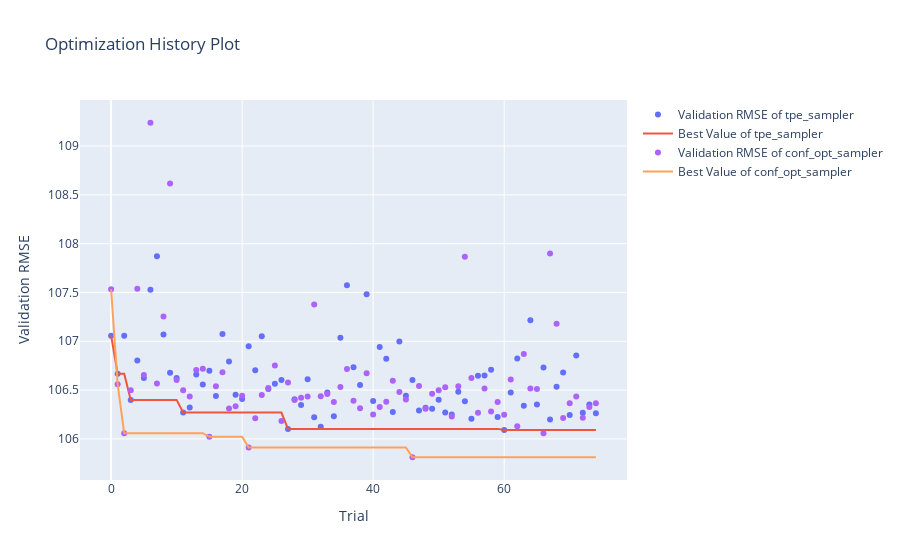

Notebook code for this chart:
### Markdown cell above
Although the final performance with both samplers is nearly identical, this demonstrates how to easily switch between samplers in `Optuna`.  

Finally, let's visualize the optimization histories.

### Code cell
optuna.visualization.plot_optimization_history(study=[study_tpe, study_conf_opt], target_name="Validation RMSE")
